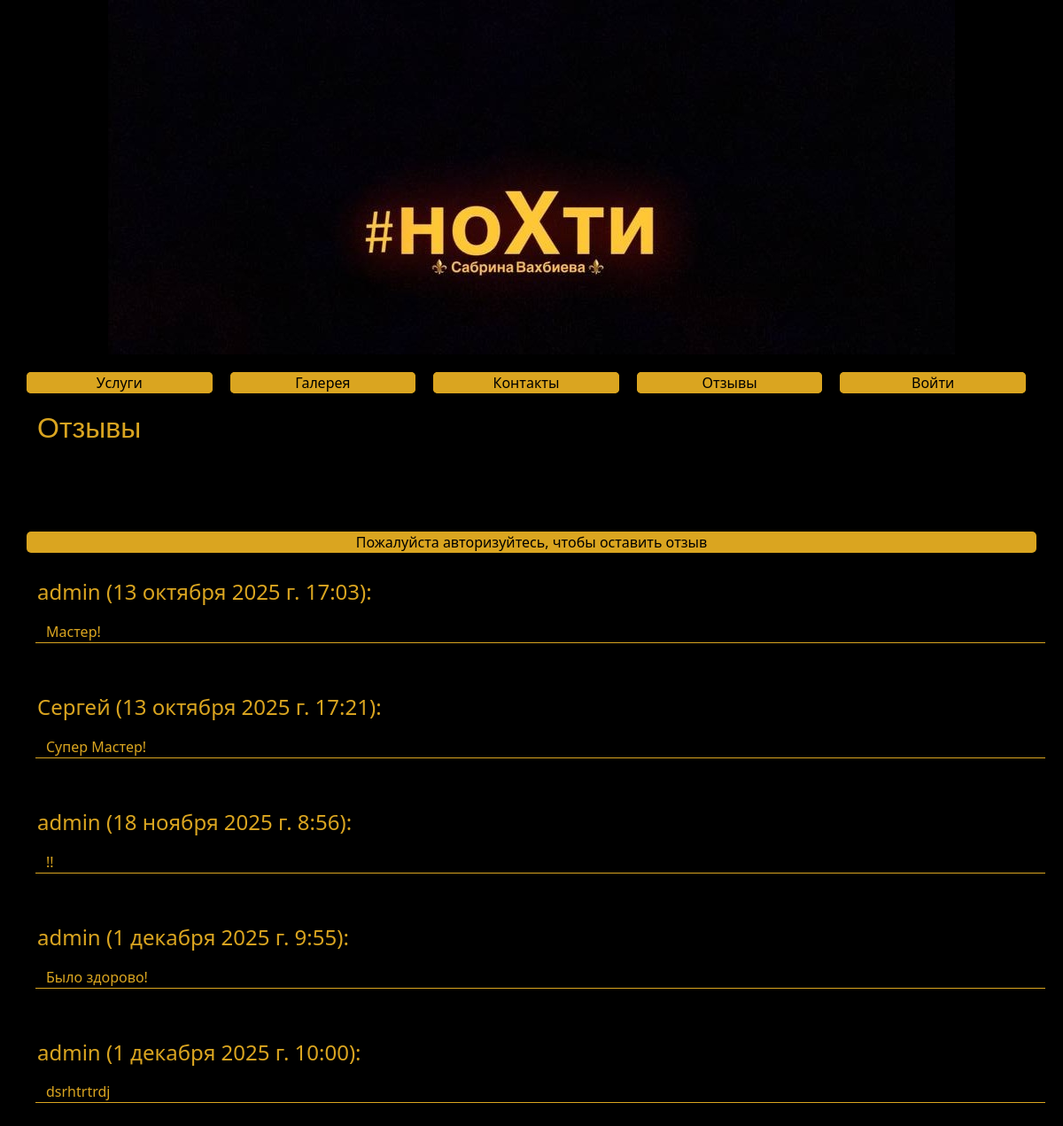
The page /review/ on the database as committed earlier.
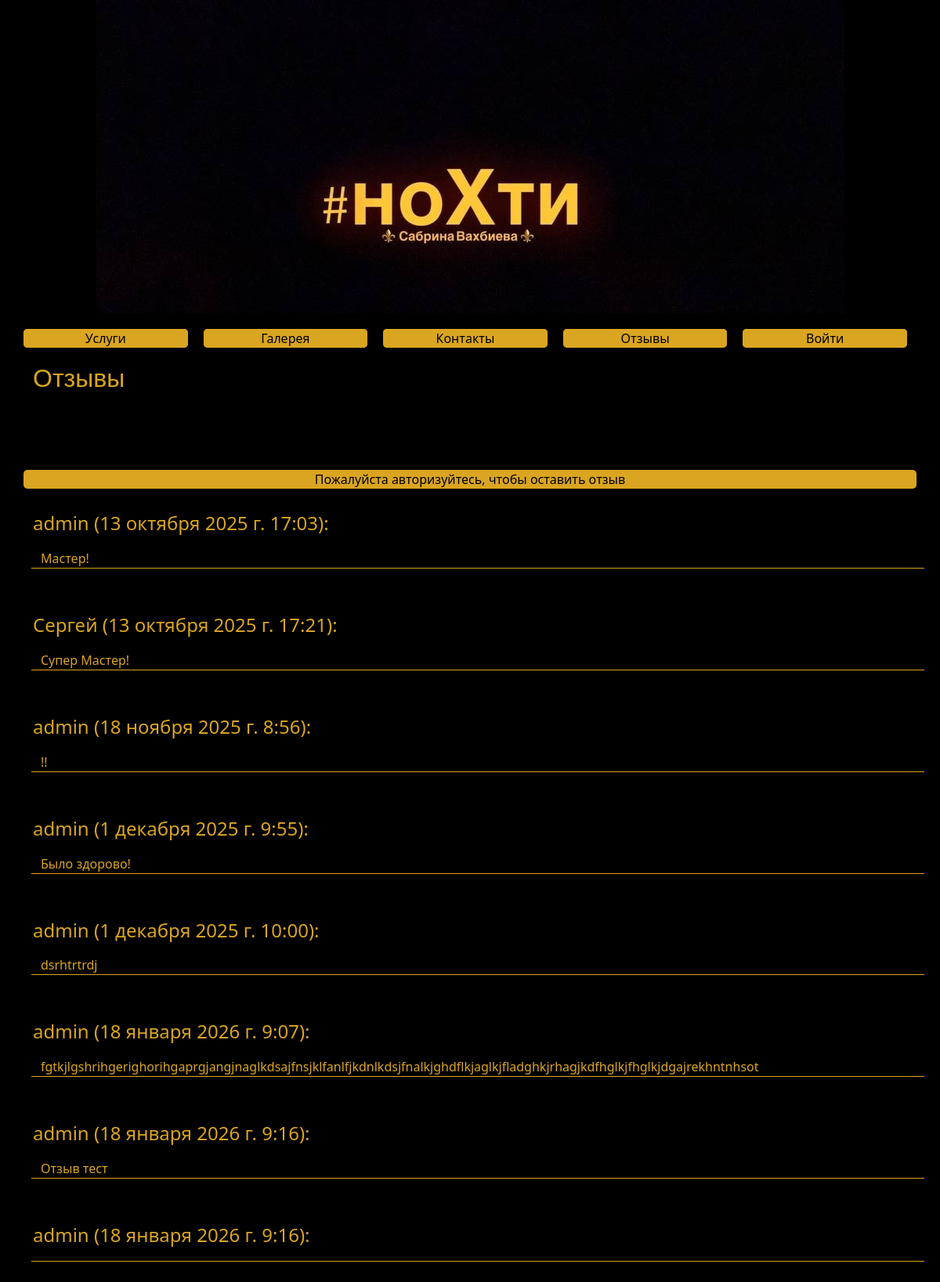
The same page on the database as committed later.
### nailsite/models.py (models this page shows)
class Review(models.Model):
    owner = models.ForeignKey(User, on_delete=models.DO_NOTHING)
    body = models.TextField(null=True, blank=True)
    created = models.DateTimeField(auto_now_add=True)
    class Meta:
        verbose_name = "отзыв"
        verbose_name_plural = "отзывы"

### nailsite/views.py (the view)
# urls.py: path('review/', views.review_user, name='review'),
def review_user(request):
    reviews = Review.objects.all()
    form = ReviewForm()
    if request.method == "POST":
        form = ReviewForm(request.POST)
        review = form.save(commit=False)
        review.owner = request.user
        review.save()
        return redirect('review')
    context = {
        'form': form,
        'reviews': reviews
    }
    paginator = Paginator(reviews, 12)
    page_number = request.GET.get('page')
    page_obj = paginator.get_page(page_number)
    context.update({'reviews': page_obj})
    return render(request, 'nailsite/review.html', context)

### nailsite/templates/nailsite/review.html (shortened to what this page needs)
{% extends 'nailsite/base.html' %}
{% block content %}
<section>
<div class="container">
    <div class="row justify-content-center gy-5">
        <h2>Отзывы</h2>
        {% if request.user.is_authenticated %}
        <form class="bottom" action="{% url 'review' %}" method="post">
            {% csrf_token %}
            {% for field in form %}
            <label for="exampleFormControlTextarea1" class="form-label color">
                {{ field.label }}:
                {{ field }}
            </label>
            {% endfor %}
            <input type="submit" class="nav-a btn-a" style="width: 350px; margin: 10px;" value="Оставить отзыв">
        </form>
        {% else %}
        <a class="nav-a" href="{% url 'loginuser' %}" style="margin-bottom: 30px; text-align: center;">Пожалуйста авторизуйтесь, чтобы оставить отзыв</a>
        {% endif %}
    </div>
</div>
</section>
<section>
    <div class="container">
        <div class="row gy-5">
            {% for rev in reviews  %}
                <h4 class="color">{{rev.owner.first_name}} ({{ rev.created }}):</h4>
                <p class="color bottom">{{ rev.body|linebreaksbr }}</p>
            {% endfor %}
        </div>
    </div>
</section>
{% endblock %}

### nailsite/templates/nailsite/base.html (shortened to what this page needs)
<!doctype html>
{% load static %}
<html lang="ru" data-bs-theme="dark">
  <head>
    <link href="https://cdn.jsdelivr.net/npm/bootstrap@5.3.3/dist/css/bootstrap.min.css" rel="stylesheet">
    <link rel="stylesheet" href="{% static 'css/style.css' %}" />
  </head>
  <body>
  <div class="container">
    <div class="banner">
      <a href="{% url 'index' %}"><img src="{% static 'images/logo.jpg' %}" alt=""></a>
    </div>
  </div>
    {% include 'nailsite/navbar.html' %}
    {% block content %}
    {% endblock %}
  </body>
</html>

### nailsite/templates/nailsite/navbar.html
{% load static %}
<header>
  <div class="container">
    <div class="row">
      <ul class="nav nav-pills nav-justified">
        <li class="nav-item nav-a">
          <a class="nav-a" href="{% url 'index' %}">Услуги</a>
        </li>
        <li class="nav-item nav-a">
          <a class="nav-a" href="{% url 'nailsite' %}">Галерея</a>
        </li>
        <li class="nav-item nav-a">
          <a class="nav-a" href="{% url 'about' %}">Контакты</a>
        </li>
        <li class="nav-item nav-a">
          <a class="nav-a" href="{% url 'review' %}">Отзывы</a>
        </li>
        {% if user.is_authenticated %}
        <li class="nav-item nav-a">
          <a class="nav-a" href="{% url 'calendar' %}">Календарь</a>
        </li>
        <li class="nav-item nav-a">
          <form action="{% url 'logoutuser' %}" method="post">
            {% csrf_token %}
            <button class="nav-a btn-a">Выйти</button>
          </form>
        </li>
        {% else %}
        <li class="nav-item nav-a">
          <a class="nav-a" href="{% url 'loginuser' %}">Войти</a>
        </li>
        {% endif %}
      </ul>
    </div>
  </div>
</header>

### nailsite/static/css/style.css (style rules this page uses)
* { padding: 0; margin: 0; box-sizing: border-box; }
body { max-width: 1600px; min-height: 100vh; background-color: black; }
header { height: 20%; margin-bottom: 20px; }
.banner { display: flex; width: 100%; height: 400px; margin-bottom: 20px; overflow: hidden; justify-content: center; }
.nav-a { color: black; text-decoration: none; background-color: #DAA520; display: block; border-radius: 5px; }
.nav { display: inline-flex; align-items: center; list-style: none; gap: 20px; }
h2 { color: #DAA520; margin-bottom: 50px; font-family: Verdana, Geneva, Tahoma, sans-serif; }
ul { height: 100%; padding: 0px 5px 0px 20px; }
a { color: #17a2b8; }
.color { color: #DAA520; }
.bottom { border-bottom: 1px solid #DAA520; margin: 10px; }

Rows that differ between the two databases and show on the page:
added Review: owner.first_name "admin", created "18 января 2026 г. 9:07", body "fgtkjlgshrihgerighorihgaprgjangjnaglkdsajfnsjklfanlfjkdnlkdsjfnalkjghdflkjaglkjfladghkjrhagjkdfhglkjfhglkjdgajrekhntnhsot"
added Review: owner.first_name "admin", created "18 января 2026 г. 9:16", body "Отзыв тест"
added Review: owner.first_name "admin", created "18 января 2026 г. 9:16"
